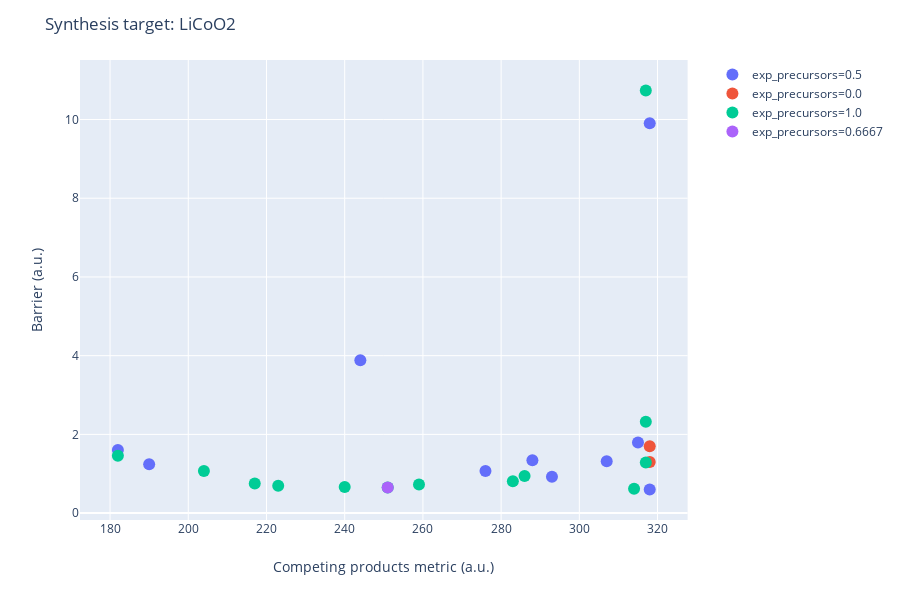

Write notebook code for a chart like this one.
### Code cell
router.recommend_routes(temperature=1000, pressure=None, allow_gas_release=True, 
                        max_component_precursors=2, show_known_precursors_only=False, 
                        confine_competing_to_icsd=False, display_peroxides=True)

### Figure 1 — Plotly figure (JSON) as saved in the notebook; plotly's stock layout.template omitted (floating-point values rounded to 4 significant figures)
{"data": [{"customdata": [["1.0 CoO(mp-22408) + 0.5 Li2O2(mp-841)"], ["1.0 CoO(mp-22408) + 0.5 Li2O(mp-1960) + 0.25 O2(mp-1091399)"], ["1.0 CoO(mp-22408) + 0.5 O2(mp-1091399) + 1.0 Li(mp-135)"], ["1.0 CoO(mp-22408) + 0.25 O2(mp-1091399) + -0.5 CO2(mp-20066) + 0.5 Li2CO3(mp-3054)"], ["0.5 Li2O2(mp-841) + -1.0 CO2(mp-20066) + 1.0 CoCO3(mp-21434)"], ["0.5 Li2O(mp-1960) + 0.25 O2(mp-1091399) + -1.0 CO2(mp-20066) + 1.0 CoCO3(mp-21434)"], ["12.3333 O2(mp-1091399) + 1.0 LiC12(mp-1021323) + 0.3333 Co3O4(mp-18748) + -12.0 CO2(mp-20066)"], ["13.0 O2(mp-1091399) + 1.0 LiC12(mp-1021323) + -12.0 CO2(mp-20066) + 1.0 Co(mp-54)"], ["0.5 O2(mp-1091399) + -1.0 CO2(mp-20066) + 1.0 CoCO3(mp-21434) + 1.0 Li(mp-135)"], ["0.25 O2(mp-1091399) + -1.5 CO2(mp-20066) + 1.0 CoCO3(mp-21434) + 0.5 Li2CO3(mp-3054)"]], "hoverlabel": {"namelength": 0}, "hovertemplate": "exp_precursors=0.5<br>n_competing=%{x}<br>barrier=%{y}<br>summary=%{customdata[0]}", "legendgroup": "exp_precursors=0.5", "marker": {"color": "#636efa", "size": 12, "symbol": "circle"}, "mode": "markers", "name": "exp_precursors=0.5", "showlegend": true, "type": "scatter", "x": [182, 244, 315, 276, 190, 288, 318, 318, 307, 293], "xaxis": "x", "y": [1.603, 3.882, 1.795, 1.072, 1.243, 1.346, 0.6, 9.903, 1.315, 0.9223], "yaxis": "y"}, {"customdata": [["1.0 CoO(mp-22408) + 12.5 O2(mp-1091399) + 1.0 LiC12(mp-1021323) + -12.0 CO2(mp-20066)"], ["12.5 O2(mp-1091399) + 1.0 LiC12(mp-1021323) + -13.0 CO2(mp-20066) + 1.0 CoCO3(mp-21434)"]], "hoverlabel": {"namelength": 0}, "hovertemplate": "exp_precursors=0.0<br>n_competing=%{x}<br>barrier=%{y}<br>summary=%{customdata[0]}", "legendgroup": "exp_precursors=0.0", "marker": {"color": "#EF553B", "size": 12, "symbol": "circle"}, "mode": "markers", "name": "exp_precursors=0.0", "showlegend": true, "type": "scatter", "x": [318, 318], "xaxis": "x", "y": [1.7, 1.3], "yaxis": "y"}, {"customdata": [["0.3333 Li2O(mp-1960) + 0.1667 Li2O2(mp-841) + 0.3333 Co3O4(mp-18748)"], ["0.5 Li2O(mp-1960) + 0.0833 O2(mp-1091399) + 0.3333 Co3O4(mp-18748)"], ["0.5 Li2O(mp-1960) + 0.75 O2(mp-1091399) + 1.0 Co(mp-54)"], ["0.5 Li2O2(mp-841) + -0.1667 O2(mp-1091399) + 0.3333 Co3O4(mp-18748)"], ["0.5 Li2O2(mp-841) + 0.5 O2(mp-1091399) + 1.0 Co(mp-54)"], ["0.5 Li2O2(mp-841) + 0.1667 C(mp-568286) + 0.3333 Co3O4(mp-18748) + -0.1667 CO2(mp-20066)"], ["0.5 Li2O2(mp-841) + 0.25 Co3O4(mp-18748) + 0.25 Co(mp-54)"], ["0.3333 Li2O2(mp-841) + 0.3333 Co3O4(mp-18748) + 0.3333 Li(mp-135)"], ["0.1667 Li2O2(mp-841) + 0.3333 Co3O4(mp-18748) + -0.3333 CO2(mp-20066) + 0.3333 Li2CO3(mp-3054)"], ["0.3333 O2(mp-1091399) + 0.3333 Co3O4(mp-18748) + 1.0 Li(mp-135)"], ["1.0 O2(mp-1091399) + 1.0 Co(mp-54) + 1.0 Li(mp-135)"], ["0.0833 O2(mp-1091399) + 0.3333 Co3O4(mp-18748) + -0.5 CO2(mp-20066) + 0.5 Li2CO3(mp-3054)"], ["0.75 O2(mp-1091399) + -0.5 CO2(mp-20066) + 1.0 Co(mp-54) + 0.5 Li2CO3(mp-3054)"]], "hoverlabel": {"namelength": 0}, "hovertemplate": "exp_precursors=1.0<br>n_competing=%{x}<br>barrier=%{y}<br>summary=%{customdata[0]}", "legendgroup": "exp_precursors=1.0", "marker": {"color": "#00cc96", "size": 12, "symbol": "circle"}, "mode": "markers", "name": "exp_precursors=1.0", "showlegend": true, "type": "scatter", "x": [204, 182, 317, 283, 317, 251, 223, 240, 217, 314, 317, 259, 286], "xaxis": "x", "y": [1.073, 1.456, 2.322, 0.8086, 1.285, 0.6506, 0.6947, 0.6634, 0.7503, 0.6199, 10.74, 0.7299, 0.9437], "yaxis": "y"}, {"customdata": [["0.4933 Li2O2(mp-841) + 0.0133 LiC12(mp-1021323) + 0.3333 Co3O4(mp-18748) + -0.16 CO2(mp-20066)"]], "hoverlabel": {"namelength": 0}, "hovertemplate": "exp_precursors=0.6667<br>n_competing=%{x}<br>barrier=%{y}<br>summary=%{customdata[0]}", "legendgroup": "exp_precursors=0.6667", "marker": {"color": "#ab63fa", "size": 12, "symbol": "circle"}, "mode": "markers", "name": "exp_precursors=0.6667", "showlegend": true, "type": "scatter", "x": [251], "xaxis": "x", "y": [0.6514], "yaxis": "y"}], "layout": {"height": 600, "legend": {"tracegroupgap": 0}, "margin": {"t": 60}, "title": {"text": "Synthesis target: LiCoO2"}, "xaxis": {"anchor": "y", "domain": [0, 0.98], "title": {"text": "Competing products metric (a.u.)"}}, "yaxis": {"anchor": "x", "domain": [0, 1], "title": {"text": "Barrier (a.u.)"}}}}
